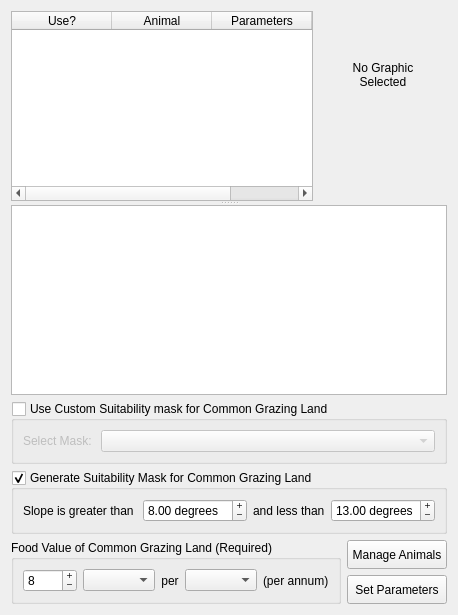
     <widget class="QWidget" name="animals_tab">
      <attribute name="title">
       <string>Animals</string>
      </attribute>
      <layout class="QGridLayout">
       <item row="0" column="0" colspan="2">
        <widget class="QSplitter" name="splitter_3">
         <property name="orientation">
          <enum>Qt::Vertical</enum>
         </property>
         <widget class="QWidget" name="layoutWidget">
          <layout class="QGridLayout">
           <item row="0" column="0" rowspan="2">
            <widget class="QTableWidget" name="tblAnimals">
             <property name="toolTip">
              <string>&lt;html&gt;&lt;head&gt;&lt;meta name=&quot;qrichtext&quot; content=&quot;1&quot; /&gt;&lt;style type=&quot;text/css&quot;&gt;
p, li { white-space: pre-wrap; }
&lt;/style&gt;&lt;head&gt;&lt;body style=&quot; font-family:'Sans Serif'; font-size:9pt; font-weight:400; font-style:normal; text-decoration:none;&quot;&gt;
&lt;p style=&quot; margin-top:0px; margin-bottom:0px; margin-left:0px; margin-right:0px; -qt-block-indent:0; text-indent:0px;&quot;&gt;The animal selected here will be displayed below.  If the animal is to be included in the model, it must be checked off on left.  The model parameters must also be defined and linked to each animal being modelled.&lt;/p&gt;&lt;/body&gt;&lt;/html&gt;</string>
             </property>
             <property name="whatsThis">
              <string>&lt;html&gt;&lt;head&gt;&lt;meta name=&quot;qrichtext&quot; content=&quot;1&quot; /&gt;&lt;style type=&quot;text/css&quot;&gt;
p, li { white-space: pre-wrap; }
&lt;/style&gt;&lt;head&gt;&lt;body style=&quot; font-family:'Sans Serif'; font-size:9pt; font-weight:400; font-style:normal; text-decoration:none;&quot;&gt;
&lt;p style=&quot; margin-top:0px; margin-bottom:0px; margin-left:0px; margin-right:0px; -qt-block-indent:0; text-indent:0px;&quot;&gt;The Animal Interface has been designed to be very simple and easy to use. The top section lists all of the defined animals, and selecting one will display its settings in the two lower sections. The lower sections are divided into the animal definition details on the left, and the model parameter settings for the currently selected animal on the right.&lt;/p&gt;
&lt;p style=&quot; margin-top:12px; margin-bottom:12px; margin-left:0px; margin-right:0px; -qt-block-indent:0; text-indent:0px;&quot;&gt;If you wish to edit either the animal or its parameters, you simply click on the Manage button below the display areas.&lt;/p&gt;&lt;/body&gt;&lt;/html&gt;</string>
             </property>
             <property name="alternatingRowColors">
              <bool>true</bool>
             </property>
             <property name="selectionMode">
              <enum>QAbstractItemView::SingleSelection</enum>
             </property>
             <property name="selectionBehavior">
              <enum>QAbstractItemView::SelectRows</enum>
             </property>
             <property name="showGrid">
              <bool>false</bool>
             </property>
             <column>
              <property name="text">
               <string>Use?</string>
              </property>
             </column>
             <column>
              <property name="text">
               <string>Animal</string>
              </property>
             </column>
             <column>
              <property name="text">
               <string>Parameters</string>
              </property>
             </column>
             <column>
              <property name="text">
               <string>Percentage</string>
              </property>
             </column>
            </widget>
           </item>
           <item row="1" column="1">
            <spacer>
             <property name="orientation">
              <enum>Qt::Vertical</enum>
             </property>
             <property name="sizeHint" stdset="0">
              <size>
               <width>20</width>
               <height>16</height>
              </size>
             </property>
            </spacer>
           </item>
           <item row="0" column="1">
            <widget class="QLabel" name="lblAnimalPix">
             <property name="minimumSize">
              <size>
               <width>128</width>
               <height>128</height>
              </size>
             </property>
             <property name="maximumSize">
              <size>
               <width>128</width>
               <height>128</height>
              </size>
             </property>
             <property name="text">
              <string>No Graphic
Selected</string>
             </property>
             <property name="alignment">
              <set>Qt::AlignCenter</set>
             </property>
            </widget>
           </item>
          </layout>
         </widget>
         <widget class="QTextBrowser" name="textBrowserAnimalDefinition">
          <property name="toolTip">
           <string>&lt;html&gt;&lt;head&gt;&lt;meta name=&quot;qrichtext&quot; content=&quot;1&quot; /&gt;&lt;style type=&quot;text/css&quot;&gt;
p, li { white-space: pre-wrap; }
&lt;/style&gt;&lt;head&gt;&lt;body style=&quot; font-family:'Sans Serif'; font-size:9pt; font-weight:400; font-style:normal; text-decoration:none;&quot;&gt;
&lt;p style=&quot; margin-top:0px; margin-bottom:0px; margin-left:0px; margin-right:0px; -qt-block-indent:0; text-indent:0px;&quot;&gt;Select an animal above to refresh this window&lt;/p&gt;&lt;/body&gt;&lt;/html&gt;</string>
          </property>
         </widget>
        </widget>
       </item>
       <item row="1" column="0" colspan="2">
        <widget class="QGroupBox" name="gbCustomMaskGrazingLand">
         <property name="title">
          <string>Use Custom Suitability mask for Common Grazing Land</string>
         </property>
         <property name="checkable">
          <bool>true</bool>
         </property>
         <property name="checked">
          <bool>false</bool>
         </property>
         <layout class="QGridLayout">
          <item row="0" column="0">
           <widget class="QLabel" name="label_25">
            <property name="sizePolicy">
             <sizepolicy hsizetype="Fixed" vsizetype="Preferred">
              <horstretch>0</horstretch>
              <verstretch>0</verstretch>
             </sizepolicy>
            </property>
            <property name="text">
             <string>Select Mask: </string>
            </property>
           </widget>
          </item>
          <item row="0" column="1">
           <widget class="QComboBox" name="cboCommonGrazingRaster"/>
          </item>
         </layout>
        </widget>
       </item>
       <item row="2" column="0" colspan="2">
        <widget class="QGroupBox" name="gbGenerateMaskGrazingLand">
         <property name="title">
          <string>Generate Suitability Mask for Common Grazing Land</string>
         </property>
         <property name="checkable">
          <bool>true</bool>
         </property>
         <layout class="QGridLayout">
          <item row="0" column="0">
           <widget class="QLabel" name="label_33">
            <property name="text">
             <string>Slope is greater than </string>
            </property>
           </widget>
          </item>
          <item row="0" column="1">
           <widget class="QDoubleSpinBox" name="dsbMinimumSlopeGrazingMask">
            <property name="buttonSymbols">
             <enum>QAbstractSpinBox::PlusMinus</enum>
            </property>
            <property name="suffix">
             <string> degrees</string>
            </property>
            <property name="singleStep">
             <double>0.010000000000000</double>
            </property>
            <property name="value">
             <double>8.000000000000000</double>
            </property>
           </widget>
          </item>
          <item row="0" column="2">
           <widget class="QLabel" name="label_34">
            <property name="text">
             <string>and less than</string>
            </property>
           </widget>
          </item>
          <item row="0" column="3">
           <widget class="QDoubleSpinBox" name="dsbMaximumSlopeGrazingMask">
            <property name="buttonSymbols">
             <enum>QAbstractSpinBox::PlusMinus</enum>
            </property>
            <property name="suffix">
             <string> degrees</string>
            </property>
            <property name="value">
             <double>13.000000000000000</double>
            </property>
           </widget>
          </item>
         </layout>
        </widget>
       </item>
       <item row="3" column="0">
        <widget class="QGroupBox" name="gbFoodValue">
         <property name="title">
          <string>Food Value of Common Grazing Land (Required)</string>
         </property>
         <layout class="QGridLayout">
          <item row="0" column="0">
           <widget class="QSpinBox" name="sbCommonRasterValue">
            <property name="toolTip">
             <string>&lt;html&gt;&lt;head&gt;&lt;meta name=&quot;qrichtext&quot; content=&quot;1&quot; /&gt;&lt;style type=&quot;text/css&quot;&gt;
p, li { white-space: pre-wrap; }
&lt;/style&gt;&lt;head&gt;&lt;body style=&quot; font-family:'Sans Serif'; font-size:9pt; font-weight:400; font-style:normal; text-decoration:none;&quot;&gt;
&lt;p style=&quot; margin-top:0px; margin-bottom:0px; margin-left:0px; margin-right:0px; -qt-block-indent:0; text-indent:0px;&quot;&gt;Food Value of grazing land in Kilo Calories&lt;/p&gt;&lt;/body&gt;&lt;/html&gt;</string>
            </property>
            <property name="whatsThis">
             <string>&lt;html&gt;&lt;head&gt;&lt;meta name=&quot;qrichtext&quot; content=&quot;1&quot; /&gt;&lt;style type=&quot;text/css&quot;&gt;
p, li { white-space: pre-wrap; }
&lt;/style&gt;&lt;head&gt;&lt;body style=&quot; font-family:'Sans Serif'; font-size:9pt; font-weight:400; font-style:normal; text-decoration:none;&quot;&gt;
&lt;p style=&quot; margin-top:0px; margin-bottom:0px; margin-left:0px; margin-right:0px; -qt-block-indent:0; text-indent:0px;&quot;&gt;&lt;span style=&quot; font-weight:600; color:#0000ff;&quot;&gt;This value &lt;/span&gt;&lt;span style=&quot; font-weight:600; font-style:italic; text-decoration: underline; color:#0000ff;&quot;&gt;MUST&lt;/span&gt;&lt;span style=&quot; font-weight:600; color:#0000ff;&quot;&gt; be the same for all animals grazing common land.&lt;/span&gt;&lt;/p&gt;
&lt;p style=&quot; margin-top:0px; margin-bottom:0px; margin-left:0px; margin-right:0px; -qt-block-indent:0; text-indent:0px;&quot;&gt;Sometimes land is suitable for grazing by more than one type of animal. Landuse Analyst allows you to designate one suitability mask as common grazing land. Note that you can specify an animal to use both common land and specific land at the same time. If this is the case, equal preference is given to all animals grazing the common land. This is not always ideal, as it may have been the case that some animals were given preference to the common land if the other suitable land was further away than the other animals using it.&lt;/p&gt;
&lt;p style=&quot; margin-top:12px; margin-bottom:12px; margin-left:0px; margin-right:0px; -qt-block-indent:0; text-indent:0px;&quot;&gt;A workaround for this problem is that Landuse Analyst produces classified maps of the land being used, so if it is the case that you find one animal being forced to travel much further than others, you can simply change settings to balance this. This can be accomplished by removing the other animals one at a time from using the common grazing land. It may be the case, however, that there is no ideal solution, and that they simply had to travel the extra distance!&lt;/p&gt;
&lt;p style=&quot; margin-top:12px; margin-bottom:12px; margin-left:0px; margin-right:0px; -qt-block-indent:0; text-indent:0px;&quot;&gt;Note that this setting is the number of KCalories per land area unit available for grazing animals &lt;span style=&quot; font-weight:600;&quot;&gt;per year&lt;/span&gt;.  This value applies to all of the land selected in the common raster mask file.&lt;/p&gt;&lt;/body&gt;&lt;/html&gt;</string>
            </property>
            <property name="buttonSymbols">
             <enum>QAbstractSpinBox::PlusMinus</enum>
            </property>
            <property name="suffix">
             <string/>
            </property>
            <property name="minimum">
             <number>1</number>
            </property>
            <property name="maximum">
             <number>5000</number>
            </property>
            <property name="singleStep">
             <number>1</number>
            </property>
            <property name="value">
             <number>8</number>
            </property>
           </widget>
          </item>
          <item row="0" column="1">
           <widget class="QComboBox" name="cbCommonLandEnergyType"/>
          </item>
          <item row="0" column="2">
           <widget class="QLabel" name="label_28">
            <property name="text">
             <string>per</string>
            </property>
            <property name="alignment">
             <set>Qt::AlignCenter</set>
            </property>
           </widget>
          </item>
          <item row="0" column="3">
           <widget class="QComboBox" name="cbAreaUnits">
            <property name="sizePolicy">
             <sizepolicy hsizetype="Preferred" vsizetype="Fixed">
              <horstretch>0</horstretch>
              <verstretch>0</verstretch>
             </sizepolicy>
            </property>
            <property name="cursor">
             <cursorShape>PointingHandCursor</cursorShape>
            </property>
            <property name="toolTip">
             <string>&lt;html&gt;&lt;head&gt;&lt;meta name=&quot;qrichtext&quot; content=&quot;1&quot; /&gt;&lt;style type=&quot;text/css&quot;&gt;
p, li { white-space: pre-wrap; }
&lt;/style&gt;&lt;head&gt;&lt;body style=&quot; font-family:'Sans Serif'; font-size:9pt; font-weight:400; font-style:normal; text-decoration:none;&quot;&gt;
&lt;p style=&quot; margin-top:0px; margin-bottom:0px; margin-left:0px; margin-right:0px; -qt-block-indent:0; text-indent:0px;&quot;&gt;1 dunum = 1000 square meters&lt;/p&gt;
&lt;p style=&quot; margin-top:0px; margin-bottom:0px; margin-left:0px; margin-right:0px; -qt-block-indent:0; text-indent:0px;&quot;&gt;1 hectare = 10,000 square meters&lt;/p&gt;&lt;/body&gt;&lt;/html&gt;</string>
            </property>
            <property name="whatsThis">
             <string>&lt;html&gt;&lt;head&gt;&lt;meta name=&quot;qrichtext&quot; content=&quot;1&quot; /&gt;&lt;style type=&quot;text/css&quot;&gt;
p, li { white-space: pre-wrap; }
&lt;/style&gt;&lt;head&gt;&lt;body style=&quot; font-family:'Sans Serif'; font-size:9pt; font-weight:400; font-style:normal; text-decoration:none;&quot;&gt;
&lt;p style=&quot; margin-top:0px; margin-bottom:0px; margin-left:0px; margin-right:0px; -qt-block-indent:0; text-indent:0px;&quot;&gt;Select either Dunums or Hectares. This option is merely for convenience, to accomodate data that is available based on the two different units. (Basically I just got sick of having to convert between the two all the time! :P)&lt;/p&gt;&lt;/body&gt;&lt;/html&gt;</string>
            </property>
           </widget>
          </item>
          <item row="0" column="4">
           <widget class="QLabel" name="label_27">
            <property name="text">
             <string>(per annum)</string>
            </property>
           </widget>
          </item>
         </layout>
        </widget>
       </item>
       <item row="3" column="1">
        <layout class="QVBoxLayout">
         <item>
          <widget class="QPushButton" name="pbnNewAnimal">
           <property name="sizePolicy">
            <sizepolicy hsizetype="Preferred" vsizetype="Preferred">
             <horstretch>0</horstretch>
             <verstretch>0</verstretch>
            </sizepolicy>
           </property>
           <property name="toolTip">
            <string>&lt;html&gt;&lt;head&gt;&lt;meta name=&quot;qrichtext&quot; content=&quot;1&quot; /&gt;&lt;style type=&quot;text/css&quot;&gt;
p, li { white-space: pre-wrap; }
&lt;/style&gt;&lt;head&gt;&lt;body style=&quot; font-family:'Sans Serif'; font-size:9pt; font-weight:400; font-style:normal; text-decoration:none;&quot;&gt;
&lt;p style=&quot; margin-top:0px; margin-bottom:0px; margin-left:0px; margin-right:0px; -qt-block-indent:0; text-indent:0px;&quot;&gt;Open the Animal Manager&lt;/p&gt;&lt;/body&gt;&lt;/html&gt;</string>
           </property>
           <property name="whatsThis">
            <string>&lt;html&gt;&lt;head&gt;&lt;meta name=&quot;qrichtext&quot; content=&quot;1&quot; /&gt;&lt;style type=&quot;text/css&quot;&gt;
p, li { white-space: pre-wrap; }
&lt;/style&gt;&lt;head&gt;&lt;body style=&quot; font-family:'Sans Serif'; font-size:9pt; font-weight:400; font-style:normal; text-decoration:none;&quot;&gt;
&lt;p style=&quot; margin-top:0px; margin-bottom:0px; margin-left:0px; margin-right:0px; -qt-block-indent:0; text-indent:0px;&quot;&gt;By pressing on the Manage Animals... button you will be brought to the Animal Manager. Here, you can create new animals from scratch, or clone previously defined animals to make changes to. You can also delete animals if you wish. &lt;/p&gt;&lt;/body&gt;&lt;/html&gt;</string>
           </property>
           <property name="text">
            <string>Manage Animals</string>
           </property>
          </widget>
         </item>
         <item>
          <widget class="QPushButton" name="pbnNewAnimalParameter">
           <property name="sizePolicy">
            <sizepolicy hsizetype="Preferred" vsizetype="Preferred">
             <horstretch>0</horstretch>
             <verstretch>0</verstretch>
            </sizepolicy>
           </property>
           <property name="toolTip">
            <string>&lt;html&gt;&lt;head&gt;&lt;meta name=&quot;qrichtext&quot; content=&quot;1&quot; /&gt;&lt;style type=&quot;text/css&quot;&gt;
p, li { white-space: pre-wrap; }
&lt;/style&gt;&lt;head&gt;&lt;body style=&quot; font-family:'Sans Serif'; font-size:9pt; font-weight:400; font-style:normal; text-decoration:none;&quot;&gt;
&lt;p style=&quot; margin-top:0px; margin-bottom:0px; margin-left:0px; margin-right:0px; -qt-block-indent:0; text-indent:0px;&quot;&gt;Open the Animal Parameter Manager&lt;/p&gt;&lt;/body&gt;&lt;/html&gt;</string>
           </property>
           <property name="whatsThis">
            <string>&lt;html&gt;&lt;head&gt;&lt;meta name=&quot;qrichtext&quot; content=&quot;1&quot; /&gt;&lt;style type=&quot;text/css&quot;&gt;
p, li { white-space: pre-wrap; }
&lt;/style&gt;&lt;head&gt;&lt;body style=&quot; font-family:'Sans Serif'; font-size:9pt; font-weight:400; font-style:normal; text-decoration:none;&quot;&gt;
&lt;p style=&quot; margin-top:0px; margin-bottom:0px; margin-left:0px; margin-right:0px; -qt-block-indent:0; text-indent:0px;&quot;&gt;In order to enable Landuse Analyst to model animals, several details must be supplied. Animal Parameter Manager asks for the specific information about the animal which tells the program how the animal was fed, and how big a part of the settlements diet it was. As with Animal Manager, it is possible to have more than one parameter named the same thing. Again, just enter a descriptor in the Notes: field.&lt;/p&gt;
&lt;p style=&quot; margin-top:12px; margin-bottom:12px; margin-left:0px; margin-right:0px; -qt-block-indent:0; text-indent:0px;&quot;&gt;To define different parameters for the same animal, follow the same procedure as for defining multiple animals with the same name. Let's say you want to have two parameters set up for cows as an example. The Name: field is Cow for both, but in Notes: field, enter Optimistic for one, and Conservative for the other. Then adjust the parameters as you wish for each. Even though the name is the same, the parameters are saved uniquely. Having multiple parameters can be useful for setting up different scenarios, such as drought years, diease, catastrophic events, etc. Eventually, Landuse Analyst will have the ability to model over time, and will ahve these types of scenarios incorporated into the model.&lt;/p&gt;&lt;/body&gt;&lt;/html&gt;</string>
           </property>
           <property name="text">
            <string>Set Parameters</string>
           </property>
          </widget>
         </item>
        </layout>
       </item>
      </layout>
     </widget>
